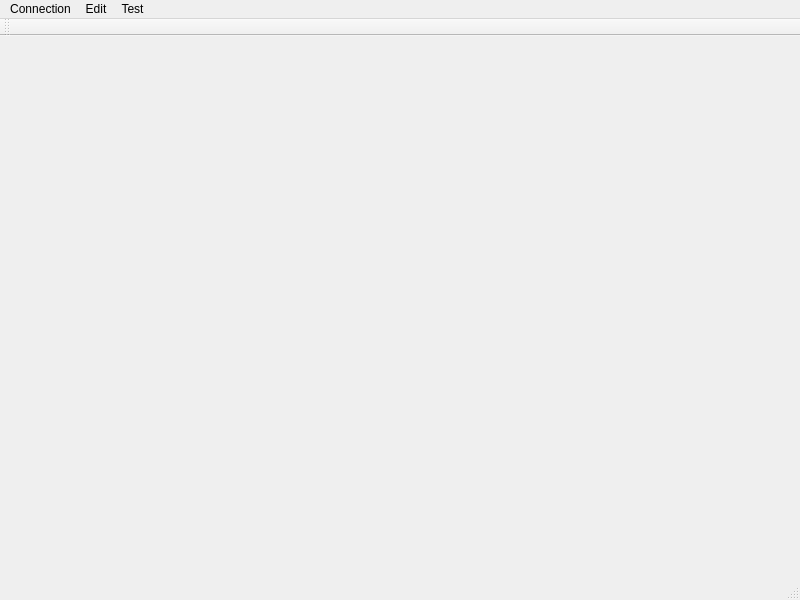
<?xml version="1.0" encoding="UTF-8"?>
<ui version="4.0">
 <class>Main</class>
 <widget class="QMainWindow" name="Main">
  <property name="geometry">
   <rect>
    <x>0</x>
    <y>0</y>
    <width>800</width>
    <height>600</height>
   </rect>
  </property>
  <property name="windowTitle">
   <string>Timeline App</string>
  </property>
  <widget class="QWidget" name="centralwidget"/>
  <widget class="QMenuBar" name="menubar">
   <property name="geometry">
    <rect>
     <x>0</x>
     <y>0</y>
     <width>800</width>
     <height>21</height>
    </rect>
   </property>
   <widget class="QMenu" name="menuConnection">
    <property name="title">
     <string>Connection</string>
    </property>
    <addaction name="actionReload"/>
   </widget>
   <widget class="QMenu" name="menuEdit">
    <property name="title">
     <string>Edit</string>
    </property>
    <addaction name="actionCreate"/>
    <addaction name="actionDelete"/>
   </widget>
   <widget class="QMenu" name="menuTest">
    <property name="title">
     <string>Test</string>
    </property>
    <addaction name="actionTest"/>
    <addaction name="separator"/>
    <addaction name="actionReadEvents"/>
    <addaction name="actionLoad"/>
    <addaction name="actionSave"/>
   </widget>
   <addaction name="menuConnection"/>
   <addaction name="menuEdit"/>
   <addaction name="menuTest"/>
  </widget>
  <widget class="QToolBar" name="toolBar">
   <property name="enabled">
    <bool>true</bool>
   </property>
   <property name="windowTitle">
    <string>toolBar</string>
   </property>
   <attribute name="toolBarArea">
    <enum>TopToolBarArea</enum>
   </attribute>
   <attribute name="toolBarBreak">
    <bool>false</bool>
   </attribute>
  </widget>
  <widget class="QStatusBar" name="statusBar"/>
  <action name="actionReload">
   <property name="text">
    <string>Reload</string>
   </property>
  </action>
  <action name="actionCreate">
   <property name="text">
    <string>Create</string>
   </property>
  </action>
  <action name="actionDelete">
   <property name="enabled">
    <bool>false</bool>
   </property>
   <property name="text">
    <string>Delete</string>
   </property>
  </action>
  <action name="actionTest">
   <property name="text">
    <string>Test</string>
   </property>
  </action>
  <action name="actionReadEvents">
   <property name="text">
    <string>Read Events</string>
   </property>
  </action>
  <action name="actionLoad">
   <property name="text">
    <string>Load</string>
   </property>
  </action>
  <action name="actionSave">
   <property name="text">
    <string>Save</string>
   </property>
  </action>
 </widget>
 <resources/>
 <connections/>
</ui>
